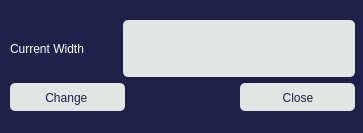
<?xml version="1.0" encoding="UTF-8"?>
<ui version="4.0">
 <class>column_width</class>
 <widget class="QDialog" name="column_width">
  <property name="geometry">
   <rect>
    <x>0</x>
    <y>0</y>
    <width>363</width>
    <height>133</height>
   </rect>
  </property>
  <property name="windowTitle">
   <string>Dialog</string>
  </property>
  <property name="styleSheet">
   <string notr="true">background-color: rgb(32, 33, 72);</string>
  </property>
  <widget class="QWidget" name="">
   <property name="geometry">
    <rect>
     <x>10</x>
     <y>20</y>
     <width>345</width>
     <height>91</height>
    </rect>
   </property>
   <layout class="QVBoxLayout" name="verticalLayout">
    <item>
     <spacer name="verticalSpacer_6">
      <property name="orientation">
       <enum>Qt::Vertical</enum>
      </property>
      <property name="sizeHint" stdset="0">
       <size>
        <width>20</width>
        <height>40</height>
       </size>
      </property>
     </spacer>
    </item>
    <item>
     <spacer name="verticalSpacer_7">
      <property name="orientation">
       <enum>Qt::Vertical</enum>
      </property>
      <property name="sizeHint" stdset="0">
       <size>
        <width>20</width>
        <height>40</height>
       </size>
      </property>
     </spacer>
    </item>
    <item>
     <layout class="QHBoxLayout" name="horizontalLayout">
      <item>
       <widget class="QLabel" name="label">
        <property name="styleSheet">
         <string notr="true"> color: rgb(255,255,255); 
</string>
        </property>
        <property name="text">
         <string>Current Width</string>
        </property>
       </widget>
      </item>
      <item>
       <spacer name="horizontalSpacer_3">
        <property name="orientation">
         <enum>Qt::Horizontal</enum>
        </property>
        <property name="sizeHint" stdset="0">
         <size>
          <width>40</width>
          <height>20</height>
         </size>
        </property>
       </spacer>
      </item>
      <item>
       <spacer name="horizontalSpacer_2">
        <property name="orientation">
         <enum>Qt::Horizontal</enum>
        </property>
        <property name="sizeHint" stdset="0">
         <size>
          <width>40</width>
          <height>20</height>
         </size>
        </property>
       </spacer>
      </item>
      <item>
       <widget class="QPlainTextEdit" name="width">
        <property name="styleSheet">
         <string notr="true">background-color:rgb(227, 228, 228);border:0px; color: rgb(32, 33, 72); border-radius:4.8px;  selection-color: rgb(32, 33, 72); selection-background-color: rgb(136, 138, 133);</string>
        </property>
       </widget>
      </item>
     </layout>
    </item>
    <item>
     <spacer name="verticalSpacer_2">
      <property name="orientation">
       <enum>Qt::Vertical</enum>
      </property>
      <property name="sizeHint" stdset="0">
       <size>
        <width>20</width>
        <height>40</height>
       </size>
      </property>
     </spacer>
    </item>
    <item>
     <spacer name="verticalSpacer_5">
      <property name="orientation">
       <enum>Qt::Vertical</enum>
      </property>
      <property name="sizeHint" stdset="0">
       <size>
        <width>20</width>
        <height>40</height>
       </size>
      </property>
     </spacer>
    </item>
    <item>
     <layout class="QHBoxLayout" name="horizontalLayout_2">
      <item>
       <widget class="QPushButton" name="change">
        <property name="styleSheet">
         <string notr="true">QPushButton{background-color:rgb(227, 228, 228);border:0px; color: rgb(32, 33, 72); height:26.96px; width: 113.5px; padding-top:1px; border-radius:4.8px; padding-left:1.3px; selection-color: rgb(32, 33, 72); selection-background-color: rgb(136, 138, 133);
} QPushButton:checked{background-color: rgb(136, 138, 133);} QPushButton:pressed {background-color: rgb(136, 138, 133);}</string>
        </property>
        <property name="text">
         <string>Change </string>
        </property>
       </widget>
      </item>
      <item>
       <spacer name="horizontalSpacer">
        <property name="orientation">
         <enum>Qt::Horizontal</enum>
        </property>
        <property name="sizeHint" stdset="0">
         <size>
          <width>40</width>
          <height>20</height>
         </size>
        </property>
       </spacer>
      </item>
      <item>
       <widget class="QPushButton" name="close">
        <property name="styleSheet">
         <string notr="true">QPushButton{background-color:rgb(227, 228, 228);border:0px; color: rgb(32, 33, 72); height:26.96px; width: 113.5px; padding-top:1px; border-radius:4.8px; padding-left:1.3px; selection-color: rgb(32, 33, 72); selection-background-color: rgb(136, 138, 133);
} QPushButton:checked{background-color: rgb(136, 138, 133);} QPushButton:pressed {background-color: rgb(136, 138, 133);}</string>
        </property>
        <property name="text">
         <string>Close</string>
        </property>
       </widget>
      </item>
     </layout>
    </item>
   </layout>
  </widget>
 </widget>
 <resources/>
 <connections/>
</ui>
